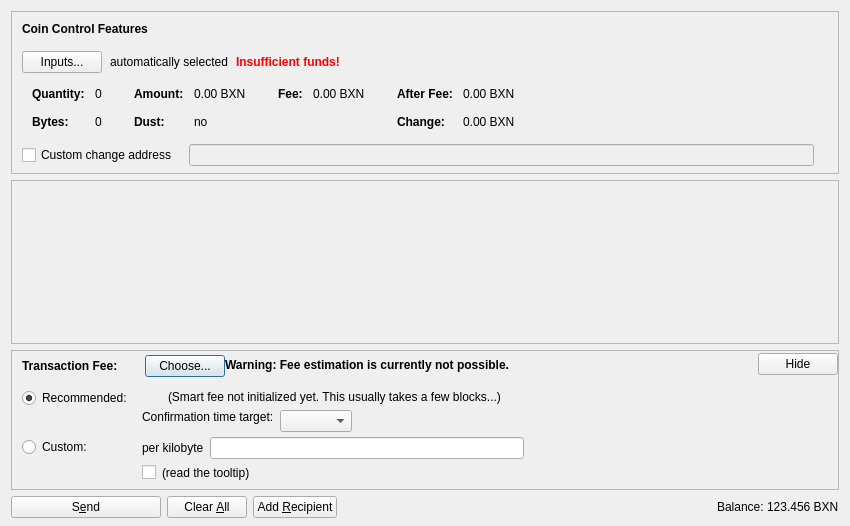
<?xml version="1.0" encoding="UTF-8"?>
<ui version="4.0">
 <class>SendCoinsDialog</class>
 <widget class="QDialog" name="SendCoinsDialog">
  <property name="geometry">
   <rect>
    <x>0</x>
    <y>0</y>
    <width>850</width>
    <height>526</height>
   </rect>
  </property>
  <property name="windowTitle">
   <string>Send Coins</string>
  </property>
  <layout class="QVBoxLayout" name="verticalLayout" stretch="0,1,0,0">
   <property name="bottomMargin">
    <number>8</number>
   </property>
   <item>
    <widget class="QFrame" name="frameCoinControl">
     <property name="sizePolicy">
      <sizepolicy hsizetype="Expanding" vsizetype="Expanding">
       <horstretch>0</horstretch>
       <verstretch>0</verstretch>
      </sizepolicy>
     </property>
     <property name="maximumSize">
      <size>
       <width>16777215</width>
       <height>16777215</height>
      </size>
     </property>
     <property name="frameShape">
      <enum>QFrame::StyledPanel</enum>
     </property>
     <property name="frameShadow">
      <enum>QFrame::Sunken</enum>
     </property>
     <layout class="QVBoxLayout" name="verticalLayoutCoinControl2">
      <property name="spacing">
       <number>0</number>
      </property>
      <property name="leftMargin">
       <number>0</number>
      </property>
      <property name="topMargin">
       <number>0</number>
      </property>
      <property name="rightMargin">
       <number>0</number>
      </property>
      <property name="bottomMargin">
       <number>6</number>
      </property>
      <item>
       <layout class="QVBoxLayout" name="verticalLayoutCoinControl" stretch="0,0,0,0,1">
        <property name="spacing">
         <number>0</number>
        </property>
        <property name="leftMargin">
         <number>10</number>
        </property>
        <property name="topMargin">
         <number>10</number>
        </property>
        <item>
         <layout class="QHBoxLayout" name="horizontalLayoutCoinControl1">
          <property name="bottomMargin">
           <number>15</number>
          </property>
          <item>
           <widget class="QLabel" name="labelCoinControlFeatures">
            <property name="sizePolicy">
             <sizepolicy hsizetype="Preferred" vsizetype="Maximum">
              <horstretch>0</horstretch>
              <verstretch>0</verstretch>
             </sizepolicy>
            </property>
            <property name="font">
             <font>
              <weight>75</weight>
              <bold>true</bold>
             </font>
            </property>
            <property name="styleSheet">
             <string notr="true">font-weight:bold;</string>
            </property>
            <property name="text">
             <string>Coin Control Features</string>
            </property>
           </widget>
          </item>
         </layout>
        </item>
        <item>
         <layout class="QHBoxLayout" name="horizontalLayoutCoinControl2" stretch="0,0,0,0">
          <property name="spacing">
           <number>8</number>
          </property>
          <property name="bottomMargin">
           <number>10</number>
          </property>
          <item>
           <widget class="QPushButton" name="pushButtonCoinControl">
            <property name="styleSheet">
             <string notr="true"/>
            </property>
            <property name="text">
             <string>Inputs...</string>
            </property>
            <property name="autoDefault">
             <bool>false</bool>
            </property>
           </widget>
          </item>
          <item>
           <widget class="QLabel" name="labelCoinControlAutomaticallySelected">
            <property name="text">
             <string>automatically selected</string>
            </property>
            <property name="margin">
             <number>5</number>
            </property>
           </widget>
          </item>
          <item>
           <widget class="QLabel" name="labelCoinControlInsuffFunds">
            <property name="font">
             <font>
              <weight>75</weight>
              <bold>true</bold>
             </font>
            </property>
            <property name="styleSheet">
             <string notr="true">color:red;font-weight:bold;</string>
            </property>
            <property name="text">
             <string>Insufficient funds!</string>
            </property>
            <property name="margin">
             <number>5</number>
            </property>
           </widget>
          </item>
          <item>
           <spacer name="horizontalSpacerCoinControl">
            <property name="orientation">
             <enum>Qt::Horizontal</enum>
            </property>
            <property name="sizeHint" stdset="0">
             <size>
              <width>40</width>
              <height>1</height>
             </size>
            </property>
           </spacer>
          </item>
         </layout>
        </item>
        <item>
         <widget class="QWidget" name="widgetCoinControl" native="true">
          <property name="sizePolicy">
           <sizepolicy hsizetype="Preferred" vsizetype="Preferred">
            <horstretch>0</horstretch>
            <verstretch>0</verstretch>
           </sizepolicy>
          </property>
          <property name="minimumSize">
           <size>
            <width>0</width>
            <height>0</height>
           </size>
          </property>
          <property name="styleSheet">
           <string notr="true"/>
          </property>
          <layout class="QHBoxLayout" name="horizontalLayoutCoinControl5">
           <property name="leftMargin">
            <number>0</number>
           </property>
           <property name="topMargin">
            <number>0</number>
           </property>
           <property name="rightMargin">
            <number>0</number>
           </property>
           <property name="bottomMargin">
            <number>0</number>
           </property>
           <item>
            <layout class="QHBoxLayout" name="horizontalLayoutCoinControl3" stretch="0,0,0,1">
             <property name="spacing">
              <number>20</number>
             </property>
             <property name="topMargin">
              <number>0</number>
             </property>
             <property name="bottomMargin">
              <number>10</number>
             </property>
             <item>
              <layout class="QFormLayout" name="formLayoutCoinControl1">
               <property name="horizontalSpacing">
                <number>10</number>
               </property>
               <property name="verticalSpacing">
                <number>14</number>
               </property>
               <property name="leftMargin">
                <number>10</number>
               </property>
               <property name="topMargin">
                <number>4</number>
               </property>
               <property name="rightMargin">
                <number>6</number>
               </property>
               <item row="0" column="0">
                <widget class="QLabel" name="labelCoinControlQuantityText">
                 <property name="font">
                  <font>
                   <weight>75</weight>
                   <bold>true</bold>
                  </font>
                 </property>
                 <property name="text">
                  <string>Quantity:</string>
                 </property>
                 <property name="margin">
                  <number>0</number>
                 </property>
                </widget>
               </item>
               <item row="0" column="1">
                <widget class="QLabel" name="labelCoinControlQuantity">
                 <property name="cursor">
                  <cursorShape>IBeamCursor</cursorShape>
                 </property>
                 <property name="contextMenuPolicy">
                  <enum>Qt::ActionsContextMenu</enum>
                 </property>
                 <property name="text">
                  <string notr="true">0</string>
                 </property>
                 <property name="margin">
                  <number>0</number>
                 </property>
                 <property name="textInteractionFlags">
                  <set>Qt::LinksAccessibleByMouse|Qt::TextSelectableByKeyboard|Qt::TextSelectableByMouse</set>
                 </property>
                </widget>
               </item>
               <item row="1" column="0">
                <widget class="QLabel" name="labelCoinControlBytesText">
                 <property name="font">
                  <font>
                   <weight>75</weight>
                   <bold>true</bold>
                  </font>
                 </property>
                 <property name="text">
                  <string>Bytes:</string>
                 </property>
                </widget>
               </item>
               <item row="1" column="1">
                <widget class="QLabel" name="labelCoinControlBytes">
                 <property name="cursor">
                  <cursorShape>IBeamCursor</cursorShape>
                 </property>
                 <property name="contextMenuPolicy">
                  <enum>Qt::ActionsContextMenu</enum>
                 </property>
                 <property name="text">
                  <string notr="true">0</string>
                 </property>
                 <property name="textInteractionFlags">
                  <set>Qt::LinksAccessibleByMouse|Qt::TextSelectableByKeyboard|Qt::TextSelectableByMouse</set>
                 </property>
                </widget>
               </item>
              </layout>
             </item>
             <item>
              <layout class="QFormLayout" name="formLayoutCoinControl2">
               <property name="horizontalSpacing">
                <number>10</number>
               </property>
               <property name="verticalSpacing">
                <number>14</number>
               </property>
               <property name="leftMargin">
                <number>6</number>
               </property>
               <property name="topMargin">
                <number>4</number>
               </property>
               <property name="rightMargin">
                <number>6</number>
               </property>
               <item row="0" column="0">
                <widget class="QLabel" name="labelCoinControlAmountText">
                 <property name="font">
                  <font>
                   <weight>75</weight>
                   <bold>true</bold>
                  </font>
                 </property>
                 <property name="text">
                  <string>Amount:</string>
                 </property>
                 <property name="margin">
                  <number>0</number>
                 </property>
                </widget>
               </item>
               <item row="0" column="1">
                <widget class="QLabel" name="labelCoinControlAmount">
                 <property name="cursor">
                  <cursorShape>IBeamCursor</cursorShape>
                 </property>
                 <property name="contextMenuPolicy">
                  <enum>Qt::ActionsContextMenu</enum>
                 </property>
                 <property name="text">
                  <string notr="true">0.00 BXN</string>
                 </property>
                 <property name="textInteractionFlags">
                  <set>Qt::LinksAccessibleByMouse|Qt::TextSelectableByKeyboard|Qt::TextSelectableByMouse</set>
                 </property>
                </widget>
               </item>
               <item row="1" column="0">
                <widget class="QLabel" name="labelCoinControlLowOutputText">
                 <property name="font">
                  <font>
                   <weight>75</weight>
                   <bold>true</bold>
                  </font>
                 </property>
                 <property name="text">
                  <string>Dust:</string>
                 </property>
                </widget>
               </item>
               <item row="1" column="1">
                <widget class="QLabel" name="labelCoinControlLowOutput">
                 <property name="cursor">
                  <cursorShape>IBeamCursor</cursorShape>
                 </property>
                 <property name="contextMenuPolicy">
                  <enum>Qt::ActionsContextMenu</enum>
                 </property>
                 <property name="text">
                  <string notr="true">no</string>
                 </property>
                 <property name="textInteractionFlags">
                  <set>Qt::LinksAccessibleByMouse|Qt::TextSelectableByKeyboard|Qt::TextSelectableByMouse</set>
                 </property>
                </widget>
               </item>
              </layout>
             </item>
             <item>
              <layout class="QFormLayout" name="formLayoutCoinControl3">
               <property name="horizontalSpacing">
                <number>10</number>
               </property>
               <property name="verticalSpacing">
                <number>14</number>
               </property>
               <property name="leftMargin">
                <number>6</number>
               </property>
               <property name="topMargin">
                <number>4</number>
               </property>
               <property name="rightMargin">
                <number>6</number>
               </property>
               <item row="0" column="0">
                <widget class="QLabel" name="labelCoinControlFeeText">
                 <property name="font">
                  <font>
                   <weight>75</weight>
                   <bold>true</bold>
                  </font>
                 </property>
                 <property name="text">
                  <string>Fee:</string>
                 </property>
                 <property name="margin">
                  <number>0</number>
                 </property>
                </widget>
               </item>
               <item row="0" column="1">
                <widget class="QLabel" name="labelCoinControlFee">
                 <property name="cursor">
                  <cursorShape>IBeamCursor</cursorShape>
                 </property>
                 <property name="contextMenuPolicy">
                  <enum>Qt::ActionsContextMenu</enum>
                 </property>
                 <property name="text">
                  <string notr="true">0.00 BXN</string>
                 </property>
                 <property name="textInteractionFlags">
                  <set>Qt::LinksAccessibleByMouse|Qt::TextSelectableByKeyboard|Qt::TextSelectableByMouse</set>
                 </property>
                </widget>
               </item>
              </layout>
             </item>
             <item>
              <layout class="QFormLayout" name="formLayoutCoinControl4">
               <property name="horizontalSpacing">
                <number>10</number>
               </property>
               <property name="verticalSpacing">
                <number>14</number>
               </property>
               <property name="leftMargin">
                <number>6</number>
               </property>
               <property name="topMargin">
                <number>4</number>
               </property>
               <property name="rightMargin">
                <number>6</number>
               </property>
               <item row="0" column="0">
                <widget class="QLabel" name="labelCoinControlAfterFeeText">
                 <property name="font">
                  <font>
                   <weight>75</weight>
                   <bold>true</bold>
                  </font>
                 </property>
                 <property name="text">
                  <string>After Fee:</string>
                 </property>
                 <property name="margin">
                  <number>0</number>
                 </property>
                </widget>
               </item>
               <item row="0" column="1">
                <widget class="QLabel" name="labelCoinControlAfterFee">
                 <property name="cursor">
                  <cursorShape>IBeamCursor</cursorShape>
                 </property>
                 <property name="contextMenuPolicy">
                  <enum>Qt::ActionsContextMenu</enum>
                 </property>
                 <property name="text">
                  <string notr="true">0.00 BXN</string>
                 </property>
                 <property name="textInteractionFlags">
                  <set>Qt::LinksAccessibleByMouse|Qt::TextSelectableByKeyboard|Qt::TextSelectableByMouse</set>
                 </property>
                </widget>
               </item>
               <item row="1" column="0">
                <widget class="QLabel" name="labelCoinControlChangeText">
                 <property name="font">
                  <font>
                   <weight>75</weight>
                   <bold>true</bold>
                  </font>
                 </property>
                 <property name="text">
                  <string>Change:</string>
                 </property>
                </widget>
               </item>
               <item row="1" column="1">
                <widget class="QLabel" name="labelCoinControlChange">
                 <property name="cursor">
                  <cursorShape>IBeamCursor</cursorShape>
                 </property>
                 <property name="contextMenuPolicy">
                  <enum>Qt::ActionsContextMenu</enum>
                 </property>
                 <property name="text">
                  <string notr="true">0.00 BXN</string>
                 </property>
                 <property name="textInteractionFlags">
                  <set>Qt::LinksAccessibleByMouse|Qt::TextSelectableByKeyboard|Qt::TextSelectableByMouse</set>
                 </property>
                </widget>
               </item>
              </layout>
             </item>
            </layout>
           </item>
          </layout>
         </widget>
        </item>
        <item>
         <layout class="QHBoxLayout" name="horizontalLayoutCoinControl4" stretch="0,0,0">
          <property name="spacing">
           <number>12</number>
          </property>
          <property name="sizeConstraint">
           <enum>QLayout::SetDefaultConstraint</enum>
          </property>
          <property name="topMargin">
           <number>5</number>
          </property>
          <property name="rightMargin">
           <number>5</number>
          </property>
          <item>
           <widget class="QCheckBox" name="checkBoxCoinControlChange">
            <property name="toolTip">
             <string>If this is activated, but the change address is empty or invalid, change will be sent to a newly generated address.</string>
            </property>
            <property name="text">
             <string>Custom change address</string>
            </property>
           </widget>
          </item>
          <item>
           <widget class="QValidatedLineEdit" name="lineEditCoinControlChange">
            <property name="enabled">
             <bool>false</bool>
            </property>
            <property name="sizePolicy">
             <sizepolicy hsizetype="Expanding" vsizetype="Fixed">
              <horstretch>0</horstretch>
              <verstretch>0</verstretch>
             </sizepolicy>
            </property>
           </widget>
          </item>
          <item>
           <widget class="QLabel" name="labelCoinControlChangeLabel">
            <property name="sizePolicy">
             <sizepolicy hsizetype="Preferred" vsizetype="Expanding">
              <horstretch>0</horstretch>
              <verstretch>0</verstretch>
             </sizepolicy>
            </property>
            <property name="minimumSize">
             <size>
              <width>0</width>
              <height>0</height>
             </size>
            </property>
            <property name="text">
             <string/>
            </property>
            <property name="margin">
             <number>3</number>
            </property>
           </widget>
          </item>
         </layout>
        </item>
        <item>
         <spacer name="verticalSpacerCoinControl">
          <property name="orientation">
           <enum>Qt::Vertical</enum>
          </property>
          <property name="sizeHint" stdset="0">
           <size>
            <width>800</width>
            <height>1</height>
           </size>
          </property>
         </spacer>
        </item>
       </layout>
      </item>
     </layout>
    </widget>
   </item>
   <item>
    <widget class="QScrollArea" name="scrollArea">
     <property name="widgetResizable">
      <bool>true</bool>
     </property>
     <widget class="QWidget" name="scrollAreaWidgetContents">
      <property name="geometry">
       <rect>
        <x>0</x>
        <y>0</y>
        <width>830</width>
        <height>104</height>
       </rect>
      </property>
      <layout class="QVBoxLayout" name="verticalLayout_2" stretch="0,1">
       <property name="leftMargin">
        <number>0</number>
       </property>
       <property name="topMargin">
        <number>0</number>
       </property>
       <property name="rightMargin">
        <number>0</number>
       </property>
       <property name="bottomMargin">
        <number>0</number>
       </property>
       <item>
        <layout class="QVBoxLayout" name="entries">
         <property name="spacing">
          <number>6</number>
         </property>
        </layout>
       </item>
       <item>
        <spacer name="verticalSpacer">
         <property name="orientation">
          <enum>Qt::Vertical</enum>
         </property>
         <property name="sizeHint" stdset="0">
          <size>
           <width>20</width>
           <height>40</height>
          </size>
         </property>
        </spacer>
       </item>
      </layout>
     </widget>
    </widget>
   </item>
   <item>
    <widget class="QFrame" name="frameFee">
     <property name="sizePolicy">
      <sizepolicy hsizetype="Expanding" vsizetype="Expanding">
       <horstretch>0</horstretch>
       <verstretch>0</verstretch>
      </sizepolicy>
     </property>
     <property name="maximumSize">
      <size>
       <width>16777215</width>
       <height>16777215</height>
      </size>
     </property>
     <property name="frameShape">
      <enum>QFrame::StyledPanel</enum>
     </property>
     <property name="frameShadow">
      <enum>QFrame::Sunken</enum>
     </property>
     <layout class="QVBoxLayout" name="verticalLayoutFee1">
      <property name="spacing">
       <number>0</number>
      </property>
      <property name="leftMargin">
       <number>0</number>
      </property>
      <property name="topMargin">
       <number>0</number>
      </property>
      <property name="rightMargin">
       <number>0</number>
      </property>
      <property name="bottomMargin">
       <number>0</number>
      </property>
      <item>
       <layout class="QVBoxLayout" name="verticalLayoutFee2" stretch="0,0,0">
        <property name="spacing">
         <number>0</number>
        </property>
        <property name="leftMargin">
         <number>10</number>
        </property>
        <property name="topMargin">
         <number>0</number>
        </property>
        <item>
         <layout class="QHBoxLayout" name="horizontalLayoutFee1">
          <property name="bottomMargin">
           <number>0</number>
          </property>
          <item>
           <layout class="QVBoxLayout" name="verticalLayoutFee7">
            <property name="spacing">
             <number>0</number>
            </property>
            <item>
             <spacer name="verticalSpacerSmartFee">
              <property name="orientation">
               <enum>Qt::Vertical</enum>
              </property>
              <property name="sizeType">
               <enum>QSizePolicy::Fixed</enum>
              </property>
              <property name="sizeHint" stdset="0">
               <size>
                <width>1</width>
                <height>4</height>
               </size>
              </property>
             </spacer>
            </item>
            <item>
             <layout class="QHBoxLayout" name="horizontalLayoutSmartFee">
              <property name="spacing">
               <number>10</number>
              </property>
              <item>
               <widget class="QLabel" name="labelFeeHeadline">
                <property name="sizePolicy">
                 <sizepolicy hsizetype="Preferred" vsizetype="Maximum">
                  <horstretch>0</horstretch>
                  <verstretch>0</verstretch>
                 </sizepolicy>
                </property>
                <property name="font">
                 <font>
                  <weight>75</weight>
                  <bold>true</bold>
                 </font>
                </property>
                <property name="styleSheet">
                 <string notr="true">font-weight:bold;</string>
                </property>
                <property name="text">
                 <string>Transaction Fee:</string>
                </property>
               </widget>
              </item>
              <item>
               <widget class="QLabel" name="labelFeeMinimized">
                <property name="text">
                 <string/>
                </property>
               </widget>
              </item>
              <item>
               <widget class="QPushButton" name="buttonChooseFee">
                <property name="text">
                 <string>Choose...</string>
                </property>
               </widget>
              </item>
             </layout>
            </item>
            <item>
             <spacer name="verticalSpacer_5">
              <property name="orientation">
               <enum>Qt::Vertical</enum>
              </property>
              <property name="sizeHint" stdset="0">
               <size>
                <width>1</width>
                <height>1</height>
               </size>
              </property>
             </spacer>
            </item>
           </layout>
          </item>
          <item>
           <widget class="QLabel" name="fallbackFeeWarningLabel">
            <property name="toolTip">
             <string>Using the fallbackfee can result in sending a transaction that will take several hours or days (or never) to confirm. Consider choosing your fee manually or wait until you have validated the complete chain.</string>
            </property>
            <property name="font">
            <font>
                <weight>75</weight>
                <bold>true</bold>
            </font>
            </property>
            <property name="text">
             <string>Warning: Fee estimation is currently not possible.</string>
            </property>
            <property name="wordWrap">
             <bool>false</bool>
            </property>
           </widget>
          </item>
          <item>
           <spacer name="horizontalSpacer_4">
            <property name="orientation">
             <enum>Qt::Horizontal</enum>
            </property>
            <property name="sizeType">
             <enum>QSizePolicy::MinimumExpanding</enum>
            </property>
            <property name="sizeHint" stdset="0">
             <size>
              <width>40</width>
              <height>20</height>
             </size>
            </property>
           </spacer>
          </item>
          <item>
           <widget class="QPushButton" name="buttonMinimizeFee">
            <property name="toolTip">
             <string>collapse fee-settings</string>
            </property>
            <property name="text">
             <string>Hide</string>
            </property>
           </widget>
          </item>
         </layout>
        </item>
        <item>
         <widget class="QFrame" name="frameFeeSelection">
          <layout class="QVBoxLayout" name="verticalLayoutFee12">
           <property name="spacing">
            <number>0</number>
           </property>
           <property name="leftMargin">
            <number>0</number>
           </property>
           <property name="topMargin">
            <number>0</number>
           </property>
           <property name="rightMargin">
            <number>0</number>
           </property>
           <property name="bottomMargin">
            <number>0</number>
           </property>
           <item>
            <layout class="QGridLayout" name="gridLayoutFee">
             <property name="topMargin">
              <number>10</number>
             </property>
             <property name="bottomMargin">
              <number>4</number>
             </property>
             <property name="horizontalSpacing">
              <number>10</number>
             </property>
             <property name="verticalSpacing">
              <number>4</number>
             </property>
             <item row="1" column="1">
              <layout class="QVBoxLayout" name="verticalLayoutFee8">
               <property name="spacing">
                <number>6</number>
               </property>
               <item>
                <layout class="QHBoxLayout" name="horizontalLayoutFee13">
                 <item>
                  <widget class="QLabel" name="labelCustomPerKilobyte">
                   <property name="toolTip">
                    <string>If the custom fee is set to 1000 satoshis and the transaction is only 250 bytes, then &quot;per kilobyte&quot; only pays 250 satoshis in fee, while &quot;total at least&quot; pays 1000 satoshis. For transactions bigger than a kilobyte both pay by kilobyte.</string>
                   </property>
                   <property name="text">
                    <string>per kilobyte</string>
                   </property>
                  </widget>
                 </item>
                 <item>
                  <widget class="BitcoinAmountField" name="customFee"/>
                 </item>
                 <item>
                  <spacer name="horizontalSpacer_6">
                   <property name="orientation">
                    <enum>Qt::Horizontal</enum>
                   </property>
                   <property name="sizeHint" stdset="0">
                    <size>
                     <width>1</width>
                     <height>1</height>
                    </size>
                   </property>
                  </spacer>
                 </item>
                </layout>
               </item>
               <item>
                <layout class="QHBoxLayout" name="horizontalLayoutFee8">
                 <item>
                  <widget class="QCheckBox" name="checkBoxMinimumFee">
                   <property name="toolTip">
                    <string>Paying only the minimum fee is just fine as long as there is less transaction volume than space in the blocks. But be aware that this can end up in a never confirming transaction once there is more demand for banxcoin transactions than the network can process.</string>
                   </property>
                   <property name="text">
                    <string/>
                   </property>
                  </widget>
                 </item>
                 <item>
                  <widget class="QLabel" name="labelMinFeeWarning">
                   <property name="enabled">
                    <bool>true</bool>
                   </property>
                   <property name="toolTip">
                    <string>Paying only the minimum fee is just fine as long as there is less transaction volume than space in the blocks. But be aware that this can end up in a never confirming transaction once there is more demand for banxcoin transactions than the network can process.</string>
                   </property>
                   <property name="text">
                    <string>(read the tooltip)</string>
                   </property>
                   <property name="margin">
                    <number>5</number>
                   </property>
                  </widget>
                 </item>
                 <item>
                  <spacer name="horizontalSpacer_2">
                   <property name="orientation">
                    <enum>Qt::Horizontal</enum>
                   </property>
                   <property name="sizeHint" stdset="0">
                    <size>
                     <width>1</width>
                     <height>1</height>
                    </size>
                   </property>
                  </spacer>
                 </item>
                </layout>
               </item>
              </layout>
             </item>
             <item row="0" column="0">
              <layout class="QVBoxLayout" name="verticalLayoutFee4" stretch="0,1">
               <item>
                <widget class="QRadioButton" name="radioSmartFee">
                 <property name="text">
                  <string>Recommended:</string>
                 </property>
                 <property name="checked">
                  <bool>true</bool>
                 </property>
                 <attribute name="buttonGroup">
                  <string notr="true">groupFee</string>
                 </attribute>
                </widget>
               </item>
               <item>
                <spacer name="verticalSpacer_2">
                 <property name="orientation">
                  <enum>Qt::Vertical</enum>
                 </property>
                 <property name="sizeHint" stdset="0">
                  <size>
                   <width>1</width>
                   <height>1</height>
                  </size>
                 </property>
                </spacer>
               </item>
              </layout>
             </item>
             <item row="1" column="0">
              <layout class="QVBoxLayout" name="verticalLayoutFee9" stretch="0,1">
               <item>
                <widget class="QRadioButton" name="radioCustomFee">
                 <property name="text">
                  <string>Custom:</string>
                 </property>
                 <attribute name="buttonGroup">
                  <string notr="true">groupFee</string>
                 </attribute>
                </widget>
               </item>
               <item>
                <spacer name="verticalSpacer_6">
                 <property name="orientation">
                  <enum>Qt::Vertical</enum>
                 </property>
                 <property name="sizeHint" stdset="0">
                  <size>
                   <width>1</width>
                   <height>1</height>
                  </size>
                 </property>
                </spacer>
               </item>
              </layout>
             </item>
             <item row="0" column="1">
              <layout class="QVBoxLayout" name="verticalLayoutFee3" stretch="0,0,1">
               <property name="spacing">
                <number>6</number>
               </property>
               <property name="topMargin">
                <number>2</number>
               </property>
               <item>
                <layout class="QHBoxLayout" name="horizontalLayoutFee12">
                 <item>
                  <widget class="QLabel" name="labelSmartFee">
                   <property name="text">
                    <string/>
                   </property>
                   <property name="margin">
                    <number>2</number>
                   </property>
                  </widget>
                 </item>
                 <item>
                  <widget class="QLabel" name="labelFeeEstimation">
                   <property name="text">
                    <string/>
                   </property>
                  </widget>
                 </item>
                 <item>
                  <widget class="QLabel" name="labelSmartFee2">
                   <property name="text">
                    <string>(Smart fee not initialized yet. This usually takes a few blocks...)</string>
                   </property>
                   <property name="margin">
                    <number>2</number>
                   </property>
                  </widget>
                 </item>
                 <item>
                  <spacer name="horizontalSpacer_5">
                   <property name="orientation">
                    <enum>Qt::Horizontal</enum>
                   </property>
                   <property name="sizeHint" stdset="0">
                    <size>
                     <width>1</width>
                     <height>1</height>
                    </size>
                   </property>
                  </spacer>
                 </item>
                </layout>
               </item>
               <item>
                <layout class="QHBoxLayout" name="horizontalLayoutFee9">
                 <item>
                  <layout class="QVBoxLayout" name="verticalLayoutFee6">
                   <item>
                    <widget class="QLabel" name="labelSmartFee3">
                     <property name="text">
                      <string>Confirmation time target:</string>
                     </property>
                     <property name="margin">
                      <number>2</number>
                     </property>
                    </widget>
                   </item>
                   <item>
                    <spacer name="verticalSpacer_3">
                     <property name="orientation">
                      <enum>Qt::Vertical</enum>
                     </property>
                     <property name="sizeHint" stdset="0">
                      <size>
                       <width>1</width>
                       <height>1</height>
                      </size>
                     </property>
                    </spacer>
                   </item>
                  </layout>
                 </item>
                 <item>
                  <layout class="QVBoxLayout" name="verticalLayoutFee5">
                   <property name="rightMargin">
                    <number>30</number>
                   </property>
                   <item>
                    <layout class="QHBoxLayout" name="horizontalLayoutConfTarget">
                     <property name="bottomMargin">
                      <number>0</number>
                     </property>
                     <item>
                      <widget class="QComboBox" name="confTargetSelector"/>
                     </item>
                     <item>
                      <spacer name="horizontalSpacerConfTarget">
                       <property name="orientation">
                        <enum>Qt::Horizontal</enum>
                       </property>
                       <property name="sizeHint" stdset="0">
                        <size>
                         <width>40</width>
                         <height>20</height>
                        </size>
                       </property>
                      </spacer>
                     </item>
                    </layout>
                   </item>
                  </layout>
                 </item>
                </layout>
               </item>
               <item>
                <spacer name="verticalSpacer_4">
                 <property name="orientation">
                  <enum>Qt::Vertical</enum>
                 </property>
                 <property name="sizeHint" stdset="0">
                  <size>
                   <width>1</width>
                   <height>1</height>
                  </size>
                 </property>
                </spacer>
               </item>
              </layout>
             </item>
            </layout>
           </item>
          </layout>
         </widget>
        </item>
        <item>
         <spacer name="verticalSpacerFee">
          <property name="orientation">
           <enum>Qt::Vertical</enum>
          </property>
          <property name="sizeHint" stdset="0">
           <size>
            <width>40</width>
            <height>5</height>
           </size>
          </property>
         </spacer>
        </item>
       </layout>
      </item>
     </layout>
    </widget>
   </item>
   <item>
    <layout class="QHBoxLayout" name="horizontalLayout">
     <item>
      <widget class="QPushButton" name="sendButton">
       <property name="minimumSize">
        <size>
         <width>150</width>
         <height>0</height>
        </size>
       </property>
       <property name="toolTip">
        <string>Confirm the send action</string>
       </property>
       <property name="text">
        <string>S&amp;end</string>
       </property>
       <property name="icon">
        <iconset resource="../bitcoin.qrc">
         <normaloff>:/icons/send</normaloff>:/icons/send</iconset>
       </property>
       <property name="autoDefault">
        <bool>false</bool>
       </property>
       <property name="default">
        <bool>false</bool>
       </property>
      </widget>
     </item>
     <item>
      <widget class="QPushButton" name="clearButton">
       <property name="sizePolicy">
        <sizepolicy hsizetype="Minimum" vsizetype="Fixed">
         <horstretch>0</horstretch>
         <verstretch>0</verstretch>
        </sizepolicy>
       </property>
       <property name="toolTip">
        <string>Clear all fields of the form.</string>
       </property>
       <property name="text">
        <string>Clear &amp;All</string>
       </property>
       <property name="icon">
        <iconset resource="../bitcoin.qrc">
         <normaloff>:/icons/remove</normaloff>:/icons/remove</iconset>
       </property>
       <property name="autoDefault">
        <bool>false</bool>
       </property>
      </widget>
     </item>
     <item>
      <widget class="QPushButton" name="addButton">
       <property name="toolTip">
        <string>Send to multiple recipients at once</string>
       </property>
       <property name="text">
        <string>Add &amp;Recipient</string>
       </property>
       <property name="icon">
        <iconset resource="../bitcoin.qrc">
         <normaloff>:/icons/add</normaloff>:/icons/add</iconset>
       </property>
       <property name="autoDefault">
        <bool>false</bool>
       </property>
      </widget>
     </item>
     <item>
      <spacer name="horizontalSpacer">
       <property name="orientation">
        <enum>Qt::Horizontal</enum>
       </property>
       <property name="sizeHint" stdset="0">
        <size>
         <width>40</width>
         <height>20</height>
        </size>
       </property>
      </spacer>
     </item>
     <item>
      <layout class="QHBoxLayout" name="horizontalLayout_2">
       <property name="spacing">
        <number>3</number>
       </property>
       <item>
        <widget class="QLabel" name="label">
         <property name="sizePolicy">
          <sizepolicy hsizetype="Preferred" vsizetype="Fixed">
           <horstretch>0</horstretch>
           <verstretch>0</verstretch>
          </sizepolicy>
         </property>
         <property name="text">
          <string>Balance:</string>
         </property>
        </widget>
       </item>
       <item>
        <widget class="QLabel" name="labelBalance">
         <property name="sizePolicy">
          <sizepolicy hsizetype="Preferred" vsizetype="Fixed">
           <horstretch>0</horstretch>
           <verstretch>0</verstretch>
          </sizepolicy>
         </property>
         <property name="cursor">
          <cursorShape>IBeamCursor</cursorShape>
         </property>
         <property name="text">
          <string notr="true">123.456 BXN</string>
         </property>
         <property name="textInteractionFlags">
          <set>Qt::LinksAccessibleByMouse|Qt::TextSelectableByKeyboard|Qt::TextSelectableByMouse</set>
         </property>
        </widget>
       </item>
      </layout>
     </item>
    </layout>
   </item>
  </layout>
 </widget>
 <customwidgets>
  <customwidget>
   <class>QValidatedLineEdit</class>
   <extends>QLineEdit</extends>
   <header>qt/qvalidatedlineedit.h</header>
  </customwidget>
  <customwidget>
   <class>BitcoinAmountField</class>
   <extends>QLineEdit</extends>
   <header>qt/bitcoinamountfield.h</header>
   <container>1</container>
  </customwidget>
 </customwidgets>
 <resources>
  <include location="../bitcoin.qrc"/>
 </resources>
 <connections/>
 <buttongroups>
  <buttongroup name="groupFee"/>
 </buttongroups>
</ui>
